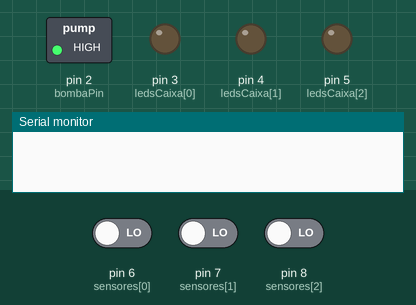
Simulated run of this sketch. Board: Arduino Uno, built with avr-gcc and run on an emulated ATmega328P. Shown: switched loads named in the sketch (green lamp = pin HIGH), output pins drawn as LEDs (lit = HIGH), the last lines printed to the serial monitor. Inputs (shaded band) come from the test bench; at power-on: pin 6 (sensores[0]) LOW, pin 7 (sensores[1]) LOW, pin 8 (sensores[2]) LOW.

Above: at 1.2 s.
1.3 s: pin 6 (sensores[0]) driven HIGH
At 1.6 s:
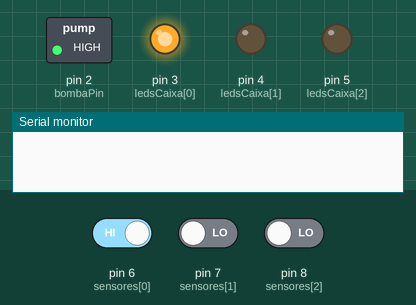
2.8 s: pin 7 (sensores[1]) driven HIGH
At 4.0 s:
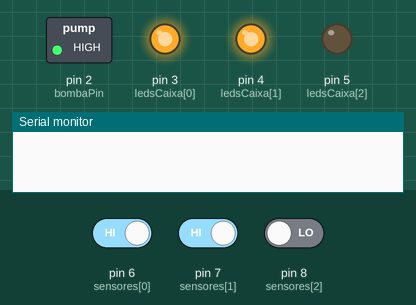
4.3 s: pin 8 (sensores[2]) driven HIGH
At 5.1 s:
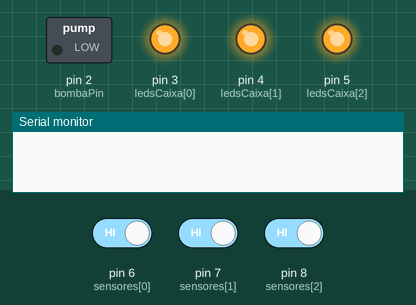
5.8 s: pin 8 (sensores[2]) driven LOW
At 6.3 s:
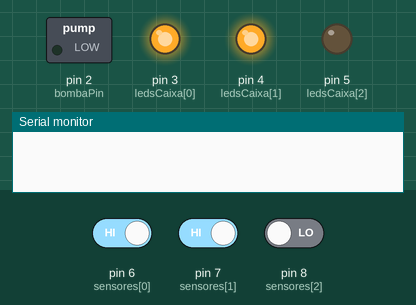
7.3 s: pin 6 (sensores[0]) driven LOW
At 8.1 s:
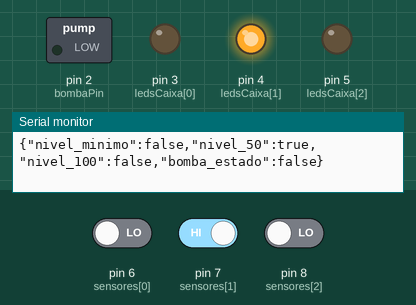
8.8 s: pin 8 (sensores[2]) driven HIGH
At 9.3 s:
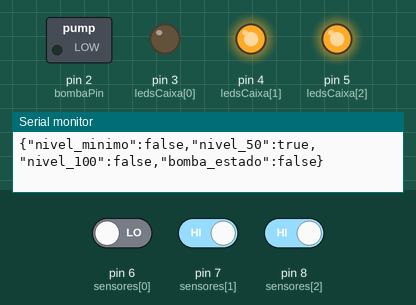
Timing chart, 0 to 11.3 s (numbered marks = the images above; inputs shaded):
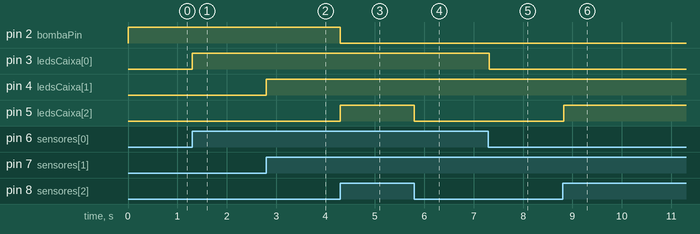

The sketch:

sketch_mar9a.ino
```cpp
#include <ArduinoJson.h>

// Pinos dos LEDs e Sensores
int bombaPin = 2;
int ledsCaixa[] = {3, 4, 5};
int sensores[] = {6, 7, 8};
int nLedsCaixa = sizeof(ledsCaixa) / sizeof(ledsCaixa[0]);


// Estado da caixa d'água
enum NivelAgua { MINIMO, NIVEL_50, NIVEL_100 };
NivelAgua nivelAgua = MINIMO;

// Temporizador para envio de dados
unsigned long lastDataSendTime = 0;
const unsigned long dataSendInterval = 7000;  // Intervalo de envio em milissegundos

void setup() {
  Serial.begin(9600);

  // Inicialização dos LEDs e Sensores
  pinMode(bombaPin, OUTPUT);
  for (int i = 0; i < nLedsCaixa; i++) {
    pinMode(ledsCaixa[i], OUTPUT);
    pinMode(sensores[i], INPUT);
  }
  digitalWrite(bombaPin, HIGH);
}

void loop()
{
  bool sensor0 = digitalRead(sensores[0]);
  bool sensor1 = digitalRead(sensores[1]);
  bool sensor2 = digitalRead(sensores[2]);
  bool bombaLigada = digitalRead(bombaPin) == HIGH;

  for (int i = 0; i < nLedsCaixa; i++)
  {
    int estadoAtual = digitalRead(sensores[i]);

      // Houve uma mudança no estado do sensor
      if (estadoAtual == HIGH) {
        acenderLedCaixa(i);
      } else if (estadoAtual == LOW) {
        apagarLedCaixa(i);
      }
  }
  if (bombaLigada) {
    if (sensor0 && sensor1 && sensor2) {
      digitalWrite(bombaPin, LOW);
      delay(150);
    } else {
    delay(1);
    }
  } else {
    if (sensor0 || sensor1 || sensor2) {
      digitalWrite(bombaPin, LOW);
      delay(150);
    } else {
      digitalWrite(bombaPin, HIGH);
      delay(1);
    }
  }
  // Verifica se é hora de enviar dados ao Flask
  unsigned long currentMillis = millis();
  if (currentMillis - lastDataSendTime >= dataSendInterval) {
    enviarDadosParaFlask();
    lastDataSendTime = currentMillis;  // Atualiza o tempo do último envio
  }
}


void acenderLedCaixa(int index) {
  digitalWrite(ledsCaixa[index], HIGH);
  nivelAgua = static_cast<NivelAgua>(index);
}

void apagarLedCaixa(int index) {
  digitalWrite(ledsCaixa[index], LOW);
}

void enviarDadosParaFlask() {
  // Crie um objeto JSON
  StaticJsonDocument<100> jsonDoc;
  jsonDoc["nivel_minimo"] = nivelAgua == MINIMO;
  jsonDoc["nivel_50"] = nivelAgua == NIVEL_50;
  jsonDoc["nivel_100"] = nivelAgua == NIVEL_100;
  jsonDoc["bomba_estado"] = digitalRead(bombaPin) == HIGH;

  // Converta o JSON para uma string
  String jsonString;
  serializeJson(jsonDoc, jsonString);

  // Envie a string para Flask usando a conexão serial
  Serial.println(jsonString);
}
```

Measured:
- after the input at 1.3 s, pin 3 (ledsCaixa[0]): LOW → HIGH at once
- after the input at 2.8 s, pin 4 (ledsCaixa[1]): LOW → HIGH at once
- after the input at 4.3 s, pin 2 (bombaPin): HIGH → LOW at once; pin 5 (ledsCaixa[2]): LOW → HIGH at once
- after the input at 5.8 s, pin 5 (ledsCaixa[2]): HIGH → LOW at once
- after the input at 7.3 s, pin 3 (ledsCaixa[0]): HIGH → LOW at once
- after the input at 8.8 s, pin 5 (ledsCaixa[2]): LOW → HIGH at once
